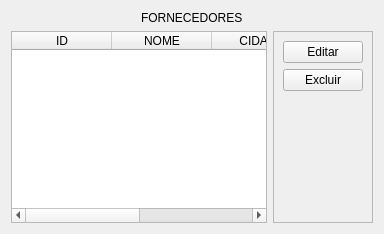
                <widget class="QWidget" name="tab_fornecedores_list">
                 <attribute name="title">
                  <string>Fornecedores</string>
                 </attribute>
                 <layout class="QVBoxLayout" name="verticalLayout_14">
                  <item alignment="Qt::AlignHCenter">
                   <widget class="QLabel" name="lb_fornecedores">
                    <property name="text">
                     <string>FORNECEDORES</string>
                    </property>
                   </widget>
                  </item>
                  <item>
                   <layout class="QHBoxLayout" name="horizontalLayout_5">
                    <item>
                     <widget class="QTableWidget" name="tb_fornecedores">
                      <column>
                       <property name="text">
                        <string>ID</string>
                       </property>
                      </column>
                      <column>
                       <property name="text">
                        <string>NOME</string>
                       </property>
                      </column>
                      <column>
                       <property name="text">
                        <string>CIDADE</string>
                       </property>
                      </column>
                      <column>
                       <property name="text">
                        <string>TELEFONE</string>
                       </property>
                      </column>
                     </widget>
                    </item>
                    <item>
                     <widget class="QFrame" name="frame_4">
                      <property name="frameShape">
                       <enum>QFrame::StyledPanel</enum>
                      </property>
                      <property name="frameShadow">
                       <enum>QFrame::Raised</enum>
                      </property>
                      <layout class="QVBoxLayout" name="verticalLayout_13">
                       <item>
                        <widget class="QPushButton" name="btn_editar_fornecedor">
                         <property name="cursor">
                          <cursorShape>PointingHandCursor</cursorShape>
                         </property>
                         <property name="text">
                          <string>Editar</string>
                         </property>
                        </widget>
                       </item>
                       <item>
                        <widget class="QPushButton" name="btn_excluir_fornecedor">
                         <property name="cursor">
                          <cursorShape>PointingHandCursor</cursorShape>
                         </property>
                         <property name="text">
                          <string>Excluir</string>
                         </property>
                        </widget>
                       </item>
                       <item>
                        <spacer name="verticalSpacer_7">
                         <property name="orientation">
                          <enum>Qt::Vertical</enum>
                         </property>
                         <property name="sizeHint" stdset="0">
                          <size>
                           <width>20</width>
                           <height>40</height>
                          </size>
                         </property>
                        </spacer>
                       </item>
                      </layout>
                     </widget>
                    </item>
                   </layout>
                  </item>
                 </layout>
                </widget>
